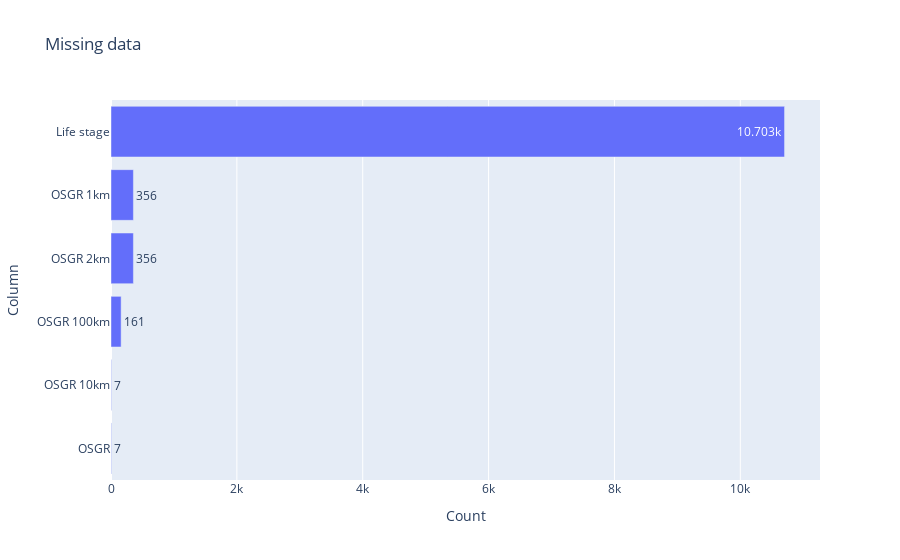

This figure's notebook cell:
### Code cell
# Graph missing data
null_plot = dw.isna().sum()
null_plot = null_plot[null_plot > 0]
null_plot = null_plot.sort_values()
px.bar(null_plot, orientation='h',text_auto=True, title='Missing data').update_layout(yaxis_title='Column', xaxis_title='Count', showlegend=False)

### Figure 1 — Plotly figure (JSON) as saved in the notebook; plotly's stock layout.template omitted (floating-point values rounded to 4 significant figures)
{"data": [{"alignmentgroup": "True", "hovertemplate": "variable=0<br>value=%{x}<br>index=%{y}<extra></extra>", "legendgroup": "0", "marker": {"color": "#636efa", "pattern": {"shape": ""}}, "name": "0", "offsetgroup": "0", "orientation": "h", "showlegend": true, "textposition": "auto", "texttemplate": "%{x}", "type": "bar", "x": [7, 7, 161, 356, 356, 10703], "xaxis": "x", "y": ["OSGR", "OSGR 10km", "OSGR 100km", "OSGR 2km", "OSGR 1km", "Life stage"], "yaxis": "y"}], "layout": {"barmode": "relative", "legend": {"title": {"text": "variable"}, "tracegroupgap": 0}, "showlegend": false, "title": {"text": "Missing data"}, "xaxis": {"anchor": "y", "domain": [0, 1], "title": {"text": "Count"}}, "yaxis": {"anchor": "x", "domain": [0, 1], "title": {"text": "Column"}}}}
